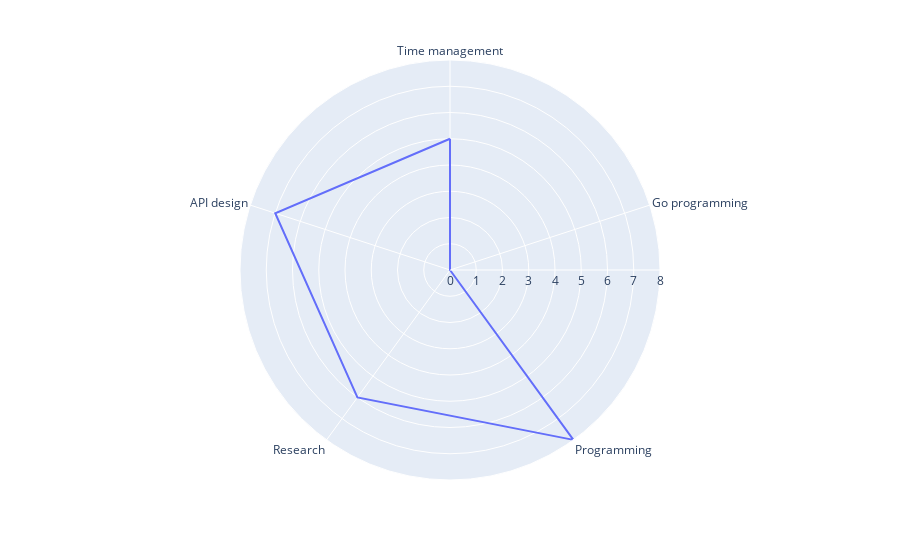

The notebook cell this image was saved under:
### Code cell
import plotly.express as px
import pandas as pd
df = pd.DataFrame(dict(
    r=[v[2] for v in data.values()],
    theta=list(data.keys())))
fig2 = px.line_polar(df, r='r', theta='theta', line_close=True)
fig2.show()

### Figure 1 — Plotly figure (JSON) as saved in the notebook; plotly's stock layout.template omitted (floating-point values rounded to 4 significant figures)
{"data": [{"hovertemplate": "r=%{r}<br>theta=%{theta}<extra></extra>", "legendgroup": "", "line": {"color": "#636efa", "dash": "solid"}, "marker": {"symbol": "circle"}, "mode": "lines", "name": "", "r": [5, 0, 8, 6, 7, 5], "showlegend": false, "subplot": "polar", "theta": ["Time management", "Go programming", "Programming", "Research", "API design", "Time management"], "type": "scatterpolar"}], "layout": {"legend": {"tracegroupgap": 0}, "margin": {"t": 60}, "polar": {"angularaxis": {"direction": "clockwise", "rotation": 90}, "domain": {"x": [0, 1], "y": [0, 1]}}}}
